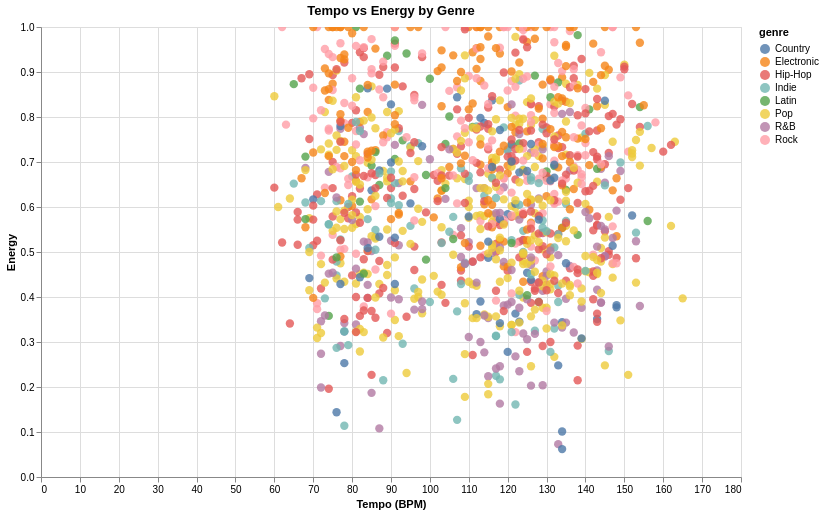

This figure's notebook cell:
### Code cell
# 2. Scatter Plot - Tempo vs Energy
scatter = alt.Chart(df).mark_circle(size=70, opacity=0.8).encode(
    x=alt.X('tempo_bpm:Q', title='Tempo (BPM)'),
    y=alt.Y('energy:Q', title='Energy'),
    color='genre:N',
    tooltip=['title', 'artist', 'genre', 'tempo_bpm', 'energy']
).properties(
    title='Tempo vs Energy by Genre',
    width=700,
    height=450
).interactive()

scatter

### Figure 1 — Vega-Lite specification as saved in the notebook (floating-point values rounded to 4 significant figures; data arrays with more than 128 entries replaced by an {"elided": "..."} marker saying what was removed)
{"config": {"view": {"continuousWidth": 300, "continuousHeight": 300}}, "data": {"name": "data-2c81a73ca0c29c8bbde07a8edc38fc82"}, "mark": {"type": "circle", "opacity": 0.8, "size": 70}, "encoding": {"color": {"field": "genre", "type": "nominal"}, "tooltip": [{"field": "title", "type": "nominal"}, {"field": "artist", "type": "nominal"}, {"field": "genre", "type": "nominal"}, {"field": "tempo_bpm", "type": "quantitative"}, {"field": "energy", "type": "quantitative"}], "x": {"field": "tempo_bpm", "title": "Tempo (BPM)", "type": "quantitative"}, "y": {"field": "energy", "title": "Energy", "type": "quantitative"}}, "height": 450, "params": [{"name": "param_2", "select": {"type": "interval", "encodings": ["x", "y"]}, "bind": "scales"}], "title": "Tempo vs Energy by Genre", "width": 700, "$schema": "https://vega.github.io/schema/vega-lite/v5.20.1.json", "datasets": {"data-2c81a73ca0c29c8bbde07a8edc38fc82": {"elided": "1200 records"}}}
